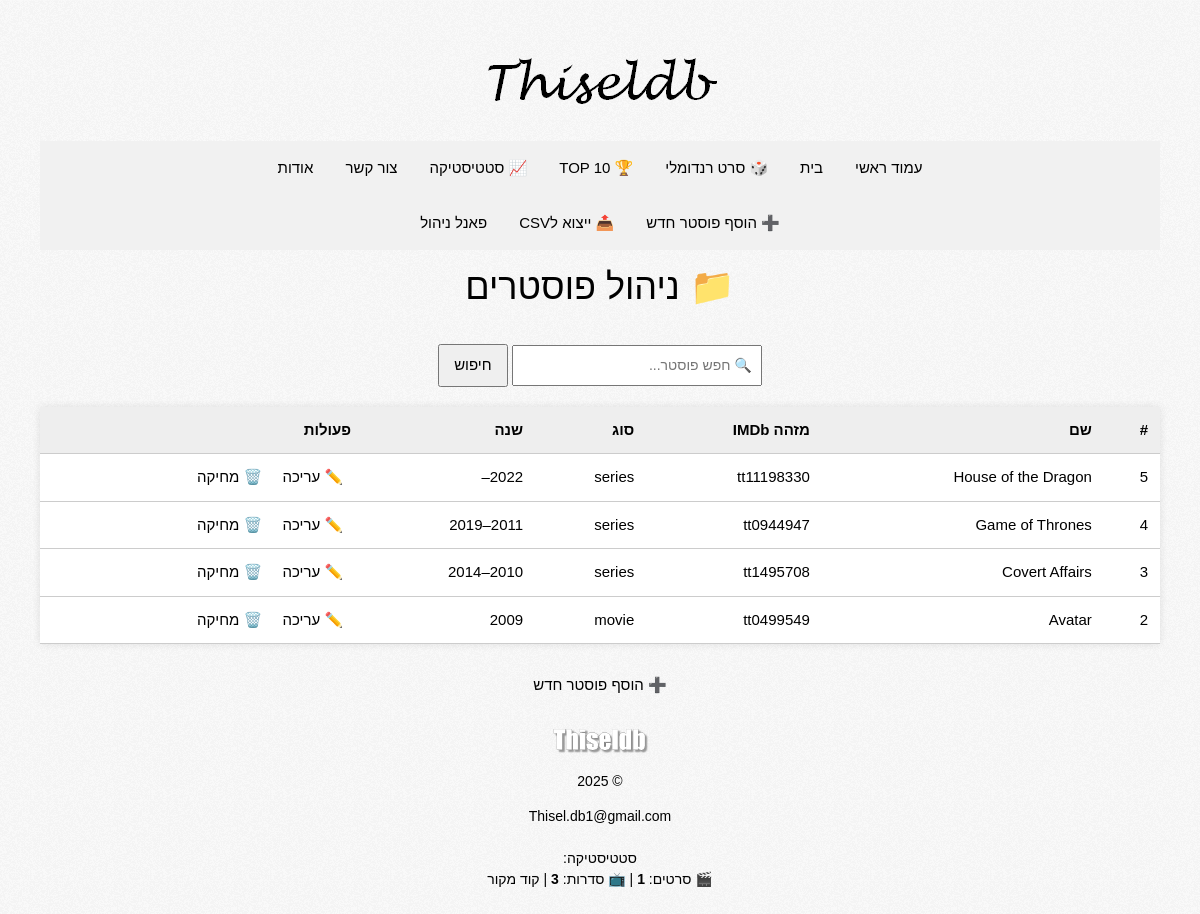
The app's page /manage_posters.php with its own data.
### tables this page shows
CREATE TABLE `posters` (
  `id` int(11) NOT NULL,
  `title_en` varchar(255) DEFAULT NULL,
  `title_he` varchar(255) DEFAULT NULL,
  `year` varchar(20) DEFAULT NULL,
  `imdb_rating` varchar(10) DEFAULT NULL,
  `imdb_link` varchar(255) DEFAULT NULL,
  `image_url` varchar(255) DEFAULT NULL,
  `plot` text DEFAULT NULL,
  `type` enum('movie','series') DEFAULT NULL,
  `lang_code` varchar(10) DEFAULT NULL,
  `is_dubbed` tinyint(1) DEFAULT 0,
  `has_subtitles` tinyint(1) DEFAULT 0,
  `tvdb_id` varchar(100) DEFAULT NULL,
  `youtube_trailer` varchar(255) DEFAULT NULL,
  `genre` varchar(255) DEFAULT NULL,
  `actors` text DEFAULT NULL,
  `metacritic_score` varchar(50) DEFAULT NULL,
  `rt_score` varchar(50) DEFAULT NULL,
  `metacritic_link` varchar(255) DEFAULT NULL,
  `rt_link` varchar(255) DEFAULT NULL,
  `imdb_id` varchar(15) DEFAULT NULL,
  `pending` tinyint(4) DEFAULT 0,
  `collection_name` varchar(255) DEFAULT NULL,
  `created_at` datetime DEFAULT current_timestamp()
);

### manage_posters.php (the view, shortened to what this page needs)
<?php
include 'header.php';
$conn = new mysqli('localhost','root','123456','media');
$search = isset($_GET['search']) ? $conn->real_escape_string($_GET['search']) : '';
$posters = $conn->query("
  SELECT id, title_en, type, year, imdb_id
  FROM posters
  WHERE title_en IS NOT NULL AND title_en != ''
    " . ($search ? "AND title_en LIKE '%$search%'" : "") . "
  ORDER BY id DESC
");
?>
<!DOCTYPE html>
<html lang="he" dir="rtl">
<head>
</head>
<body>
<h1>📁 ניהול פוסטרים</h1>
<form method="get">
  <input type="text" name="search" value="<?= htmlspecialchars($search) ?>" placeholder="🔍 חפש פוסטר...">
  <button type="submit">חיפוש</button>
</form>
<table>
  <tr>
    <th>#</th>
    <th>שם</th>
    <th>מזהה IMDb</th>
    <th>סוג</th>
    <th>שנה</th>
    <th>פעולות</th>
  </tr>
  <?php while ($row = $posters->fetch_assoc()): ?>
    <tr>
      <td><?= $row['id'] ?></td>
      <td>
        <a href="poster.php?id=<?= $row['id'] ?>">
          <?= htmlspecialchars($row['title_en']) ?>
        </a>
      </td>
      <td>
        <?php if (!empty($row['imdb_id'])): ?>
          <a href="https://www.imdb.com/title/<?= $row['imdb_id'] ?>" target="_blank">
            <?= htmlspecialchars($row['imdb_id']) ?>
          </a>
        <?php else: ?>
          —
        <?php endif; ?>
      </td>
      <td><?= $row['type'] ?></td>
      <td><?= $row['year'] ?></td>
      <td>
        <a href="edit.php?id=<?= $row['id'] ?>" class="action">✏️ עריכה</a>
        <a href="delete.php?id=<?= $row['id'] ?>" class="action" onclick="return confirm('האם למחוק פוסטר זה?')">🗑️ מחיקה</a>
      </td>
    </tr>
  <?php endwhile; ?>
</table>
<p style="margin-top:30px;"><a href="add_poster.php">➕ הוסף פוסטר חדש</a></p>
<?php include 'footer.php'; ?>
</body>
</html>

### style.css (style rules this page uses)
* { font-family: Arial !important; }
a { color: #2d89ef !important;text-decoration: none !important }
body { background-image: url("images/pattern.png") !important; font-family: Arial, sans-serif; }
a { color:black !important; }
.rtl { direction: rtl !important; }

### w3.css (style rules this page uses)
html { box-sizing:border-box }
*,*:before,*:after { box-sizing:inherit }
html { -ms-text-size-adjust:100%;-webkit-text-size-adjust:100% }
body { margin:0 }
a { background-color:transparent }
button,input,select,textarea,optgroup { font:inherit;margin:0 }
button,input { overflow:visible }
button,select { text-transform:none }
button,[type=button],[type=reset],[type=submit] { -webkit-appearance:button }
html,body { font-family:Verdana,sans-serif;font-size:15px;line-height:1.5 }
html { overflow-x:hidden }
h1 { font-size:36px }
h1,h2,h3,h4,h5,h6 { font-family:"Segoe UI",Arial,sans-serif;font-weight:400;margin:10px 0 }
a { color:inherit }

### manage_posters.php (style rules this page uses)
body { font-family:Arial; background:#f9f9f9; padding:40px; text-align:center; }
h1 { margin-bottom:30px; }
table { width:100%; border-collapse:collapse; background:#fff; box-shadow:0 0 8px rgba(0,0,0,0.1); }
th, td { padding:12px; border-bottom:1px solid #ccc; text-align:right; }
th { background:#eee; }
a.action { margin:0 8px; color:#007bff; text-decoration:none; }
form { margin-bottom:20px; }
input[type="text"] { padding:8px; width:250px; font-size:14px; }
button { padding:8px 14px; }

### records on screen
posters: id "5", title_en "House of the Dragon", imdb "tt11198330", type "series", year "2022–"
posters: id "4", title_en "Game of Thrones", imdb "tt0944947", type "series", year "2011–2019"
posters: id "3", title_en "Covert Affairs", imdb "tt1495708", type "series", year "2010–2014"
posters: id "2", title_en "Avatar", imdb "tt0499549", type "movie", year "2009"

### other values on screen
$label "עמוד ראשי"
$label "בית"
$label "🎲 סרט רנדומלי"
$label "🏆 TOP 10"
$label "📈 סטטיסטיקה"
$label "צור קשר"
$label "אודות"
$label "➕ הוסף פוסטר חדש"
$label "📤 ייצוא לCSV"
$label "פאנל ניהול"
$count_movies "1"
$count_series "3"
